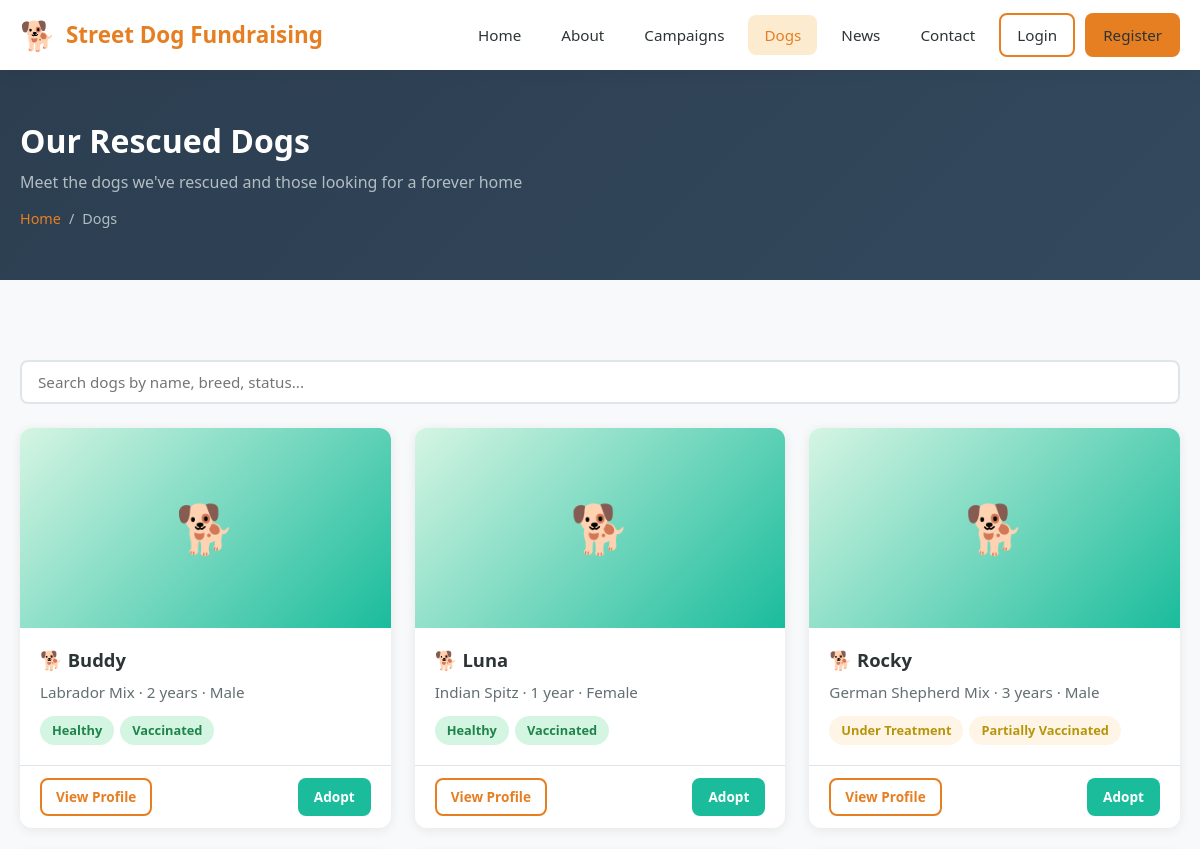
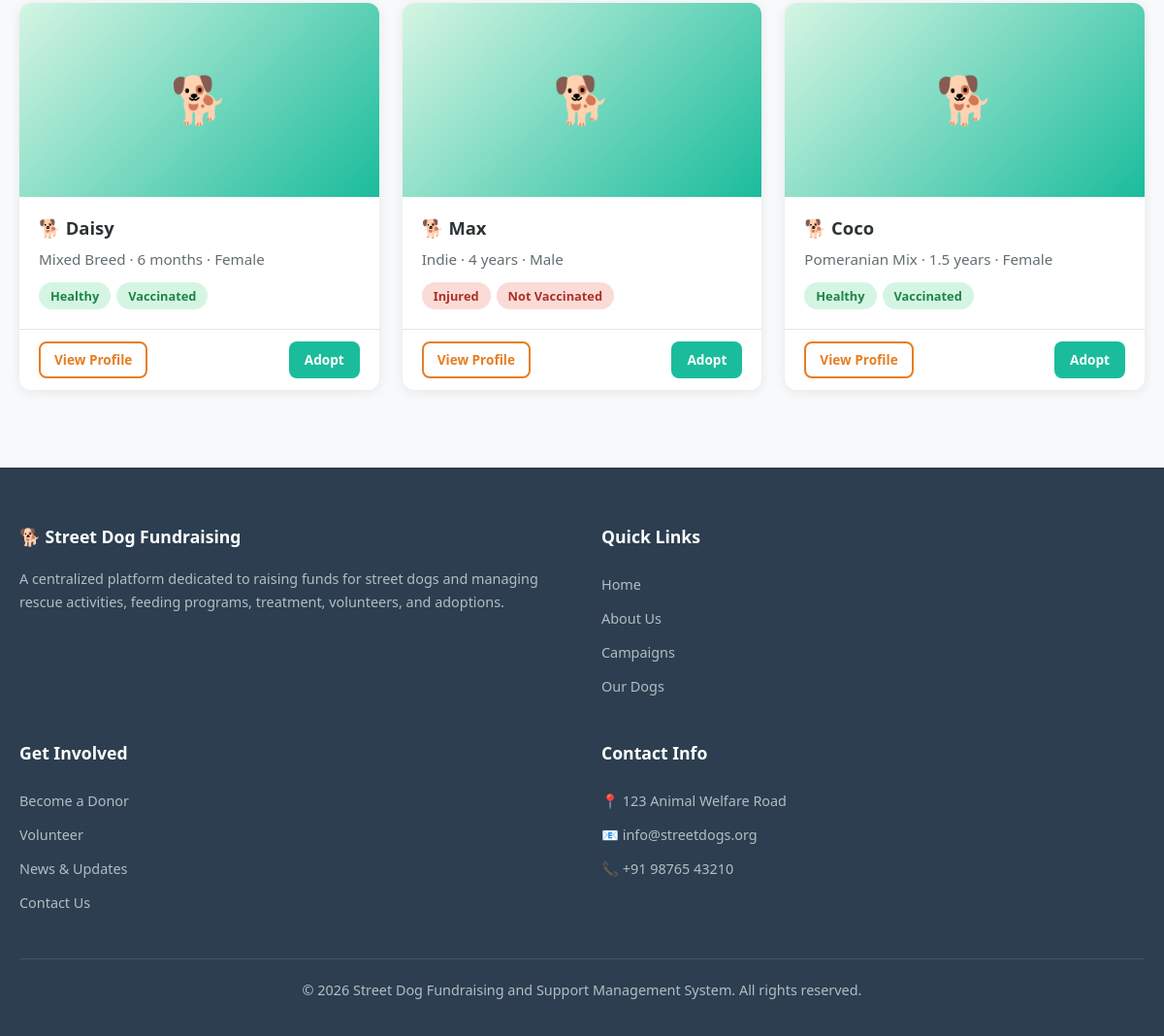
Screenshot of /dogs.php with the database file from the repository (2 pictures, top to bottom).
### tables this page shows
CREATE TABLE dogs (
    id INT AUTO_INCREMENT PRIMARY KEY,
    name VARCHAR(50) NOT NULL,
    age VARCHAR(30) NOT NULL,
    gender ENUM('male', 'female') NOT NULL,
    breed VARCHAR(100) NOT NULL,
    health_status ENUM('healthy', 'injured', 'under_treatment', 'critical') NOT NULL DEFAULT 'healthy',
    vaccinated ENUM('vaccinated', 'not_vaccinated', 'partially_vaccinated') NOT NULL DEFAULT 'not_vaccinated',
    image VARCHAR(255) DEFAULT NULL,
    description TEXT DEFAULT NULL,
    created_at DATETIME DEFAULT CURRENT_TIMESTAMP,
    updated_at DATETIME DEFAULT CURRENT_TIMESTAMP ON UPDATE CURRENT_TIMESTAMP,
    INDEX idx_health (health_status),
    INDEX idx_vaccinated (vaccinated)
);

### php/functions.php (called while the page is built, shortened)
<?php
require_once __DIR__ . '/config.php';
function dbQuery($sql, $params = [], $types = '') {
    global $conn;
    $stmt = $conn->prepare($sql);
    $stmt->execute();
    return $stmt;
}
function dbFetchAll($sql, $params = [], $types = '') {
    $stmt = dbQuery($sql, $params, $types);
    $result = $stmt->get_result();
    $rows = $result->fetch_all(MYSQLI_ASSOC);
    return $rows;
}
function getStatusBadge($status) {
    $badges = [
        'active' => 'badge-success',
        'completed' => 'badge-info',
        'closed' => 'badge-secondary',
        'deleted' => 'badge-danger',
        'rescued' => 'badge-warning',
        'under_treatment' => 'badge-warning',
        'recovered' => 'badge-success',
        'adopted' => 'badge-info',
        'pending' => 'badge-warning',
        'in_progress' => 'badge-info',
        'cancelled' => 'badge-danger',
        'approved' => 'badge-success',
        'rejected' => 'badge-danger',
        'available' => 'badge-success',
        'busy' => 'badge-warning',
        'on_leave' => 'badge-secondary',
        'healthy' => 'badge-success',
        'injured' => 'badge-danger',
        'critical' => 'badge-danger',
        'vaccinated' => 'badge-success',
        'not_vaccinated' => 'badge-danger',
        'partially_vaccinated' => 'badge-warning',
    ];
    return $badges[$status] ?? 'badge-secondary';
}
function formatStatus($status) {
    return ucwords(str_replace('_', ' ', $status));
}

### dogs.php (the view, shortened to what this page needs)
<?php
require_once 'php/functions.php';
require_once 'includes/header.php';
$dogs = dbFetchAll("SELECT * FROM dogs ORDER BY created_at DESC");
?>
<div class="page-header">
    <div class="container">
        <h1>Our Rescued Dogs</h1>
        <p>Meet the dogs we've rescued and those looking for a forever home</p>
        <div class="breadcrumb"><a href="index.php">Home</a> <span>/</span> <span>Dogs</span></div>
    </div>
</div>
<section class="section">
    <div class="container">
        <div class="search-bar mb-3">
            <input type="text" id="tableSearch" placeholder="Search dogs by name, breed, status...">
        </div>
        <?php if (empty($dogs)): ?>
            <div class="empty-state"><div class="icon">🐕</div><h3>No dogs found</h3><p>No rescued dogs have been added yet.</p></div>
        <?php else: ?>
            <div class="grid grid-3" id="dogsGrid">
                <?php foreach ($dogs as $dog): ?>
                <div class="card dog-card" data-search="<?php echo strtolower($dog['name'] . ' ' . $dog['breed'] . ' ' . $dog['health_status'] . ' ' . $dog['vaccinated']); ?>">
                    <?php if ($dog['image']): ?>
                        <img src="uploads/dogs/<?php echo htmlspecialchars($dog['image']); ?>" alt="<?php echo htmlspecialchars($dog['name']); ?>" class="card-img">
                    <?php else: ?>
                        <div class="card-img" style="background:linear-gradient(135deg, #D5F5E3, var(--secondary)); display:flex; align-items:center; justify-content:center; font-size:3rem;">🐕</div>
                    <?php endif; ?>
                    <div class="card-body">
                        <h3 class="card-title">🐕 <?php echo htmlspecialchars($dog['name']); ?></h3>
                        <p class="card-text"><?php echo htmlspecialchars($dog['breed']); ?> · <?php echo htmlspecialchars($dog['age']); ?> · <?php echo formatStatus($dog['gender']); ?></p>
                        <div style="display:flex; gap:6px; flex-wrap:wrap;">
                            <span class="badge <?php echo getStatusBadge($dog['health_status']); ?>"><?php echo formatStatus($dog['health_status']); ?></span>
                            <span class="badge <?php echo getStatusBadge($dog['vaccinated']); ?>"><?php echo formatStatus($dog['vaccinated']); ?></span>
                        </div>
                    </div>
                    <div class="card-footer">
                        <a href="dog-detail.php?id=<?php echo $dog['id']; ?>" class="btn btn-sm btn-outline">View Profile</a>
                        <a href="dog-detail.php?id=<?php echo $dog['id']; ?>#adopt" class="btn btn-sm btn-secondary">Adopt</a>
                    </div>
                </div>
                <?php endforeach; ?>
            </div>
        <?php endif; ?>
    </div>
</section>
<?php require_once 'includes/footer.php'; ?>

### includes/header.php (shortened to what this page needs)
<?php
$rootPath = '';
if (strpos($_SERVER['SCRIPT_NAME'], '/php/') !== false || strpos($_SERVER['SCRIPT_NAME'], '/admin/') !== false || strpos($_SERVER['SCRIPT_NAME'], '/donor/') !== false || strpos($_SERVER['SCRIPT_NAME'], '/volunteer/') !== false) {
    $scriptDir = dirname($_SERVER['SCRIPT_NAME']);
    $projectRoot = dirname(dirname($scriptDir));
    if (strpos($scriptDir, '/php/admin') !== false || strpos($scriptDir, '/php/donor') !== false || strpos($scriptDir, '/php/volunteer') !== false || strpos($scriptDir, '/php/auth') !== false) {
        $rootPath = '../../';
    } else {
        $rootPath = '../';
    }
} else {
    $rootPath = '';
}
?>
<!DOCTYPE html>
<html lang="en">
<head>
    <link rel="stylesheet" href="<?php echo $rootPath; ?>css/style.css">
    <link rel="stylesheet" href="<?php echo $rootPath; ?>css/forms.css">
    <link rel="stylesheet" href="<?php echo $rootPath; ?>css/responsive.css">
</head>
<body>
    <header class="header">
        <div class="container">
            <a href="<?php echo $rootPath; ?>index.php" class="logo">
                <span>🐕</span> Street Dog Fundraising
            </a>
            <nav class="nav" id="mainNav">
                <a href="<?php echo $rootPath; ?>index.php">Home</a>
                <a href="<?php echo $rootPath; ?>about.php">About</a>
                <a href="<?php echo $rootPath; ?>campaigns.php">Campaigns</a>
                <a href="<?php echo $rootPath; ?>dogs.php">Dogs</a>
                <a href="<?php echo $rootPath; ?>news.php">News</a>
                <a href="<?php echo $rootPath; ?>contact.php">Contact</a>
                <div class="nav-auth">
                    <?php if (isset($_SESSION['user_id'])): ?>
                        <?php
                        $dashUrl = $rootPath . 'php/' . $_SESSION['role'] . '/dashboard.php';
                        if ($_SESSION['role'] === 'admin') $dashUrl = $rootPath . 'php/admin/dashboard.php';
                        ?>
                        <a href="<?php echo $dashUrl; ?>" class="btn btn-sm btn-primary">Dashboard</a>
                        <a href="<?php echo $rootPath; ?>php/auth/logout.php" class="btn btn-sm btn-outline">Logout</a>
                    <?php else: ?>
                        <a href="<?php echo $rootPath; ?>login.php" class="btn btn-sm btn-outline">Login</a>
                        <a href="<?php echo $rootPath; ?>register.php" class="btn btn-sm btn-primary">Register</a>
                    <?php endif; ?>
                </div>
            </nav>
        </div>
    </header>
    <main>

### includes/footer.php (shortened to what this page needs)
    </main>
    <footer class="footer">
        <div class="container">
            <div class="footer-grid">
                <div>
                    <h4>🐕 Street Dog Fundraising</h4>
                    <p>A centralized platform dedicated to raising funds for street dogs and managing rescue activities, feeding programs, treatment, volunteers, and adoptions.</p>
                </div>
                <div>
                    <h4>Quick Links</h4>
                    <div class="footer-links">
                        <a href="<?php echo $rootPath; ?>index.php">Home</a>
                        <a href="<?php echo $rootPath; ?>about.php">About Us</a>
                        <a href="<?php echo $rootPath; ?>campaigns.php">Campaigns</a>
                        <a href="<?php echo $rootPath; ?>dogs.php">Our Dogs</a>
                    </div>
                </div>
                <div>
                    <h4>Get Involved</h4>
                    <div class="footer-links">
                        <a href="<?php echo $rootPath; ?>register.php">Become a Donor</a>
                        <a href="<?php echo $rootPath; ?>register.php">Volunteer</a>
                        <a href="<?php echo $rootPath; ?>news.php">News & Updates</a>
                        <a href="<?php echo $rootPath; ?>contact.php">Contact Us</a>
                    </div>
                </div>
                <div>
                    <h4>Contact Info</h4>
                    <div class="footer-links">
                        <a href="#">📍 123 Animal Welfare Road</a>
                        <a href="#">📧 info@streetdogs.org</a>
                        <a href="#">📞 +91 98765 43210</a>
                    </div>
                </div>
            </div>
            <div class="footer-bottom">
                <p>&copy; <?php echo date('Y'); ?> Street Dog Fundraising and Support Management System. All rights reserved.</p>
            </div>
        </div>
    </footer>
</body>
</html>

### css/responsive.css (style rules this page uses)
@media (max-width: 1200px) { .footer-grid { grid-template-columns: 1fr 1fr; } }

### rows the page displays
dogs: name "Buddy", breed "Labrador Mix", age "2 years", gender "Male", health_status "Healthy", vaccinated "Vaccinated"
dogs: name "Luna", breed "Indian Spitz", age "1 year", gender "Female", health_status "Healthy", vaccinated "Vaccinated"
dogs: name "Rocky", breed "German Shepherd Mix", age "3 years", gender "Male", health_status "Under Treatment", vaccinated "Partially Vaccinated"
dogs: name "Daisy", breed "Mixed Breed", age "6 months", gender "Female", health_status "Healthy", vaccinated "Vaccinated"
dogs: name "Max", breed "Indie", age "4 years", gender "Male", health_status "Injured", vaccinated "Not Vaccinated"
dogs: name "Coco", breed "Pomeranian Mix", age "1.5 years", gender "Female", health_status "Healthy", vaccinated "Vaccinated"
